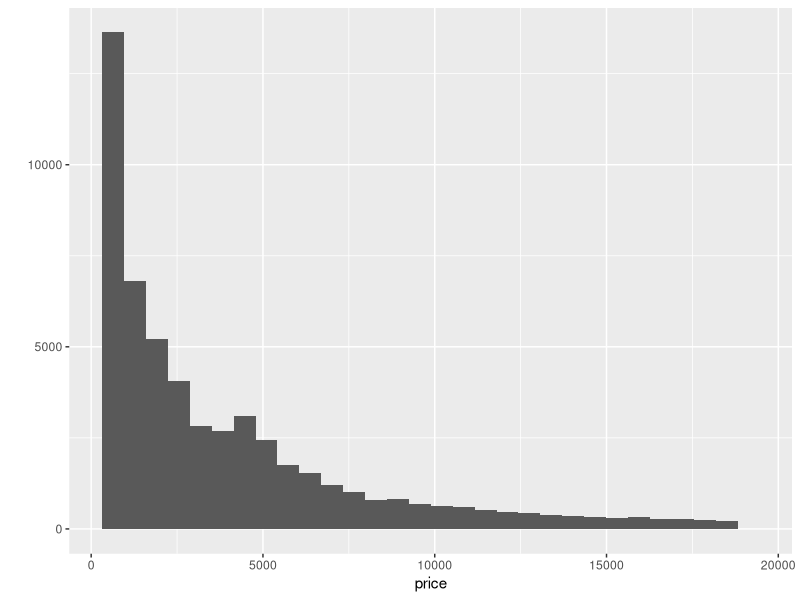
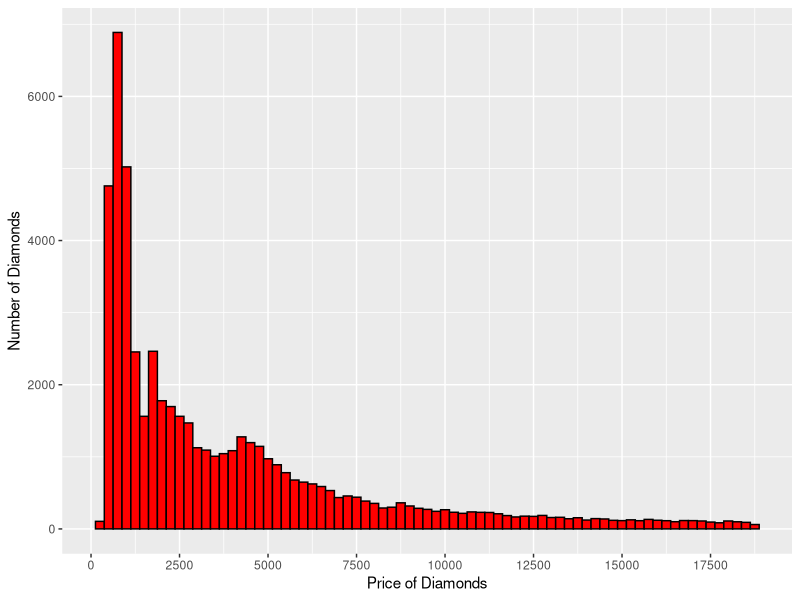
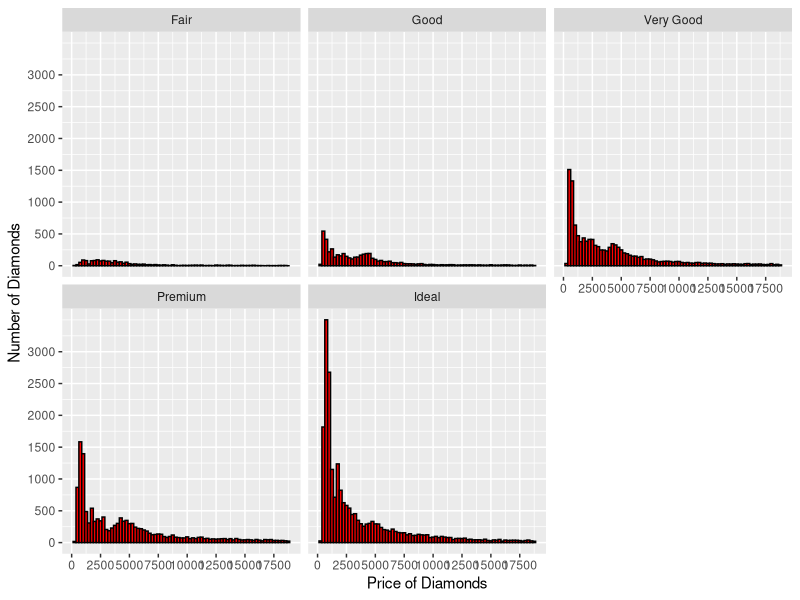
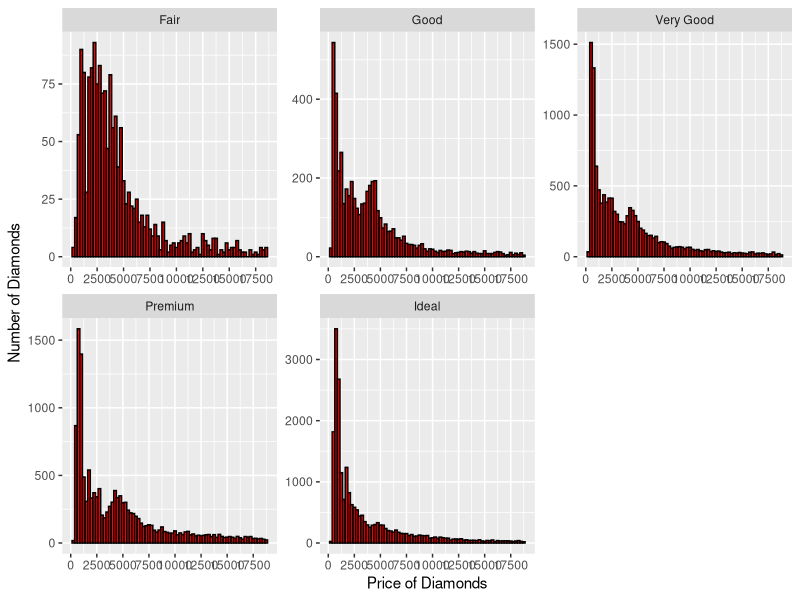
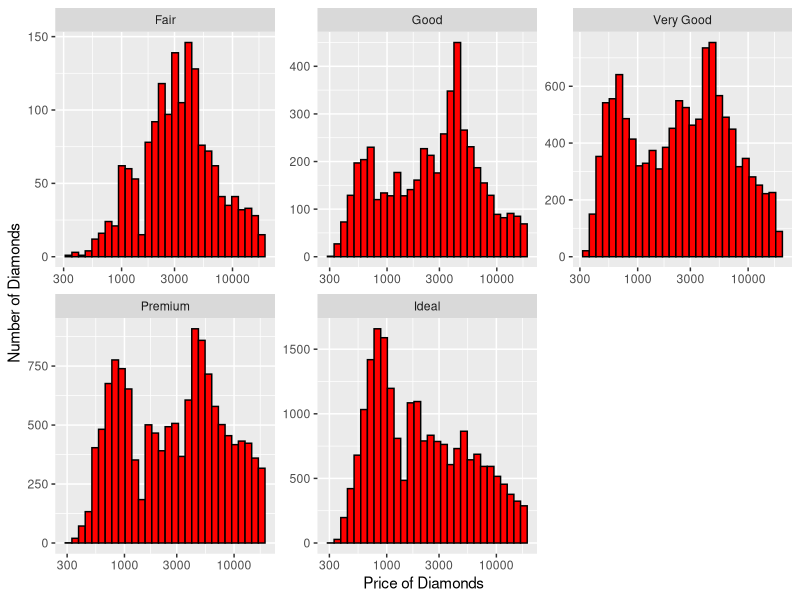

Here is the R script that generated these plots, in order:
library(ggplot2)
data("diamonds")

# Q1
dim(diamonds)
summary(diamonds)
?diamonds
diamonds$color

#Q2
qplot(x = price, data = diamonds)

#Q3
summary(diamonds$price)
mean(diamonds$price)
median(diamonds$price)

#Q4
summary(diamonds$price < 500)
summary(diamonds$price < 250)
summary(diamonds$price >= 15000)

#Q5
qplot(x = price, data = diamonds, binwidth = 250, color = I('black'), 
      xlab = "Price of Diamonds",
      ylab = "Number of Diamonds",
      fill = I('Red')) + 
  scale_x_continuous(breaks = seq(0, 19000, 2500))

#Q6
qplot(x = price, data = diamonds, binwidth = 250, color = I('black'), 
      xlab = "Price of Diamonds",
      ylab = "Number of Diamonds",
      fill = I('Red')) + 
  scale_x_continuous(breaks = seq(0, 19000, 2500)) + 
  scale_y_continuous(breaks = seq(0, 3000, 500)) +
  facet_wrap(~cut)

#Q7
by(diamonds$price, diamonds$cut, max)
by(diamonds$price, diamonds$cut, min)
by(diamonds$price, diamonds$cut, median)

#Q8
qplot(x = price, data = diamonds, binwidth = 250, color = I('black'), 
      xlab = "Price of Diamonds",
      ylab = "Number of Diamonds",
      fill = I('Red')) + 
  scale_x_continuous(breaks = seq(0, 19000, 2500)) +
  facet_wrap(~cut, scales = 'free')

#Q9
qplot(x = price, data = diamonds, color = I('black'), 
      xlab = "Price of Diamonds",
      ylab = "Number of Diamonds",
      fill = I('Red')) + 
  scale_x_continuous(breaks = seq(0, 19000, 2500)) +
  facet_wrap(~cut, scales = 'free') + 
  scale_x_log10()